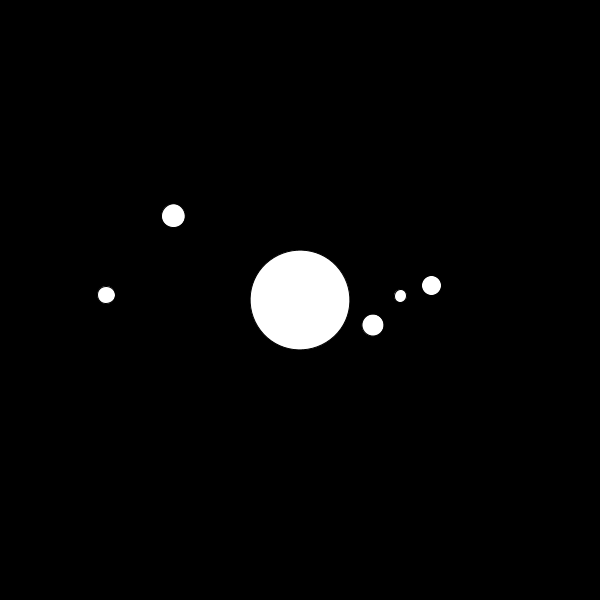
Frame 1 (no input)
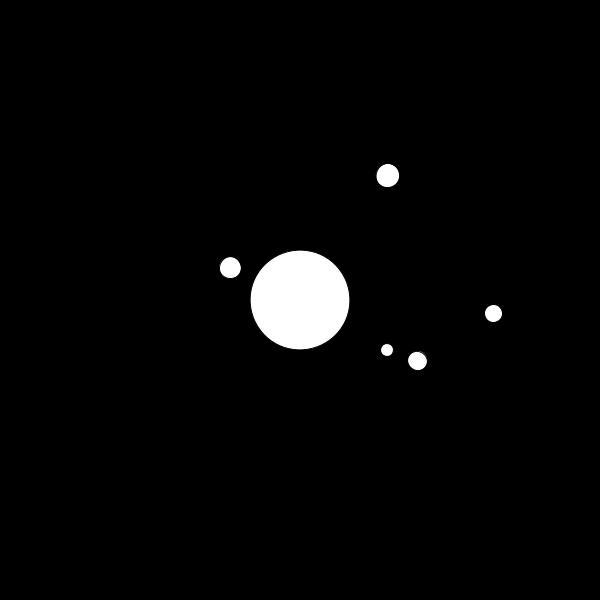
Frame 60 (the mouse pressed at the canvas centre just before this capture)
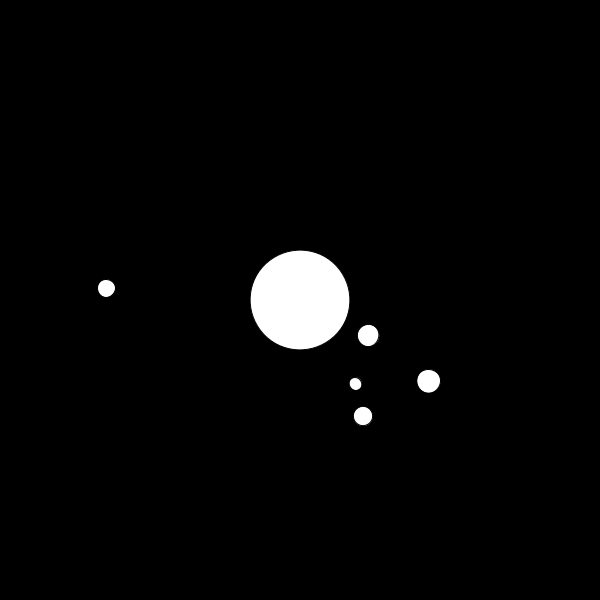
Frame 120 (the mouse held since frame 60 and released just before this capture)

The Processing sketch that drew these frames (run headless with seeded random() and noise(); from frame 60 on, the mouse is pressed at the canvas centre):

// Processing sketch: solar_system_01
// ── solar_system_01.pde
Planet sun;

void setup() {
  
  size(600,600);
  sun = new Planet(50, 0, 0);
  sun.spawnMoons(5);
  
}

void draw() {
  
  background(0);
  translate(width / 2, height / 2);
  sun.show();
  sun.orbit();
}

// ── Planet.pde
class Planet {
 
  float radius;
  float angle;
  float distance;
  float orbitspeed;
  Planet[] planets;
  
  Planet(float r, float d, float o) {
    radius = r;
    distance = d;
    orbitspeed = o;
    angle = random(TWO_PI);
  }
  
  void orbit() {
    angle = angle + orbitspeed;
    if ( planets != null ) {
      for ( int i = 0; i < planets.length; i++ ) {
        planets[i].orbit();
      }
    }
  }
  
  void spawnMoons(int total) {
    planets = new Planet[total];
    for ( int i = 0; i < planets.length; i++ ) {
      float r = random(5,radius * .4 );
      float d = radius * random(1.5,4);
      float o = random(-0.1, 0.1);
      planets[i] = new Planet(r, d, o);
    }
    
  }
  void show() {
    pushMatrix();
    rotate(angle);
    translate(distance, 0);
    ellipse(0, 0, radius * 2, radius * 2);
    if ( planets != null ) {
      for (int i = 0; i < planets.length; i ++ ) {
        planets[i].show();
      }
    }
    popMatrix();
  }
}
